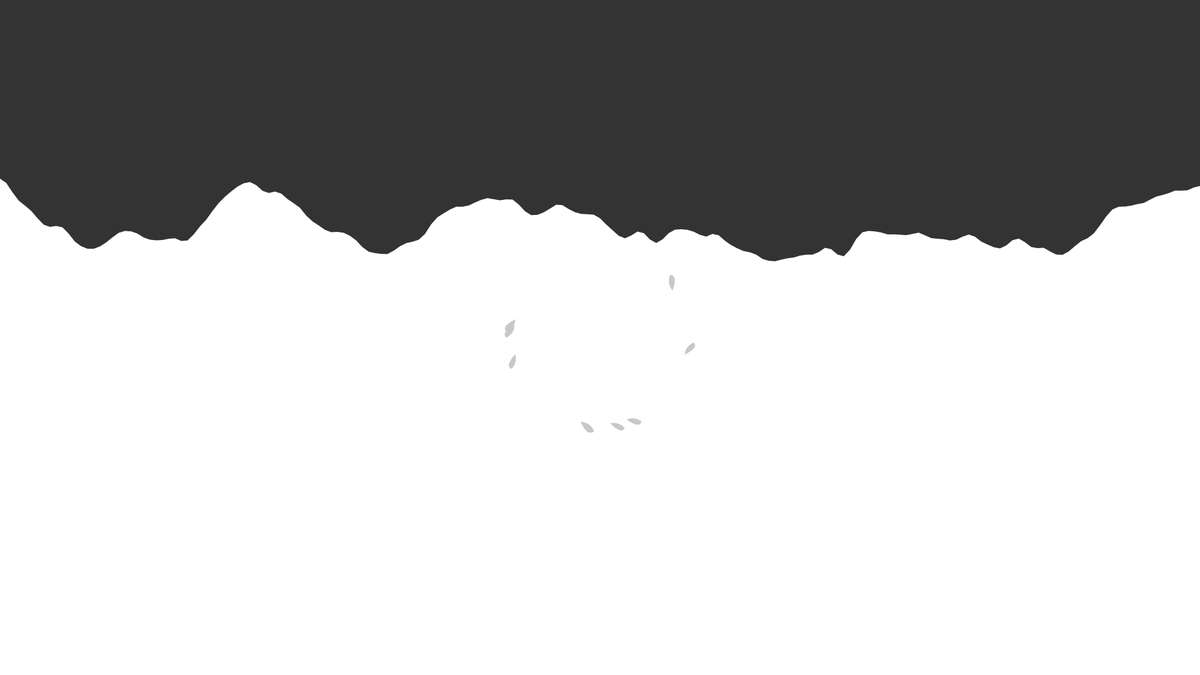
Frame 1 (no input)
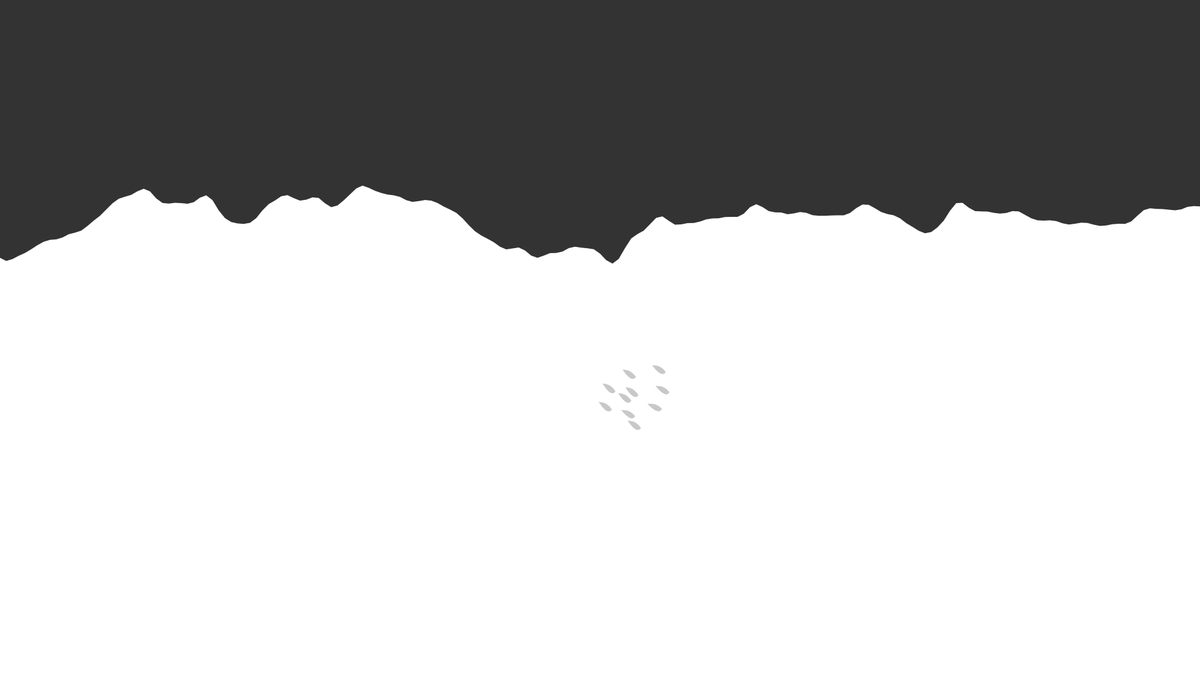
Frame 60 (no input)
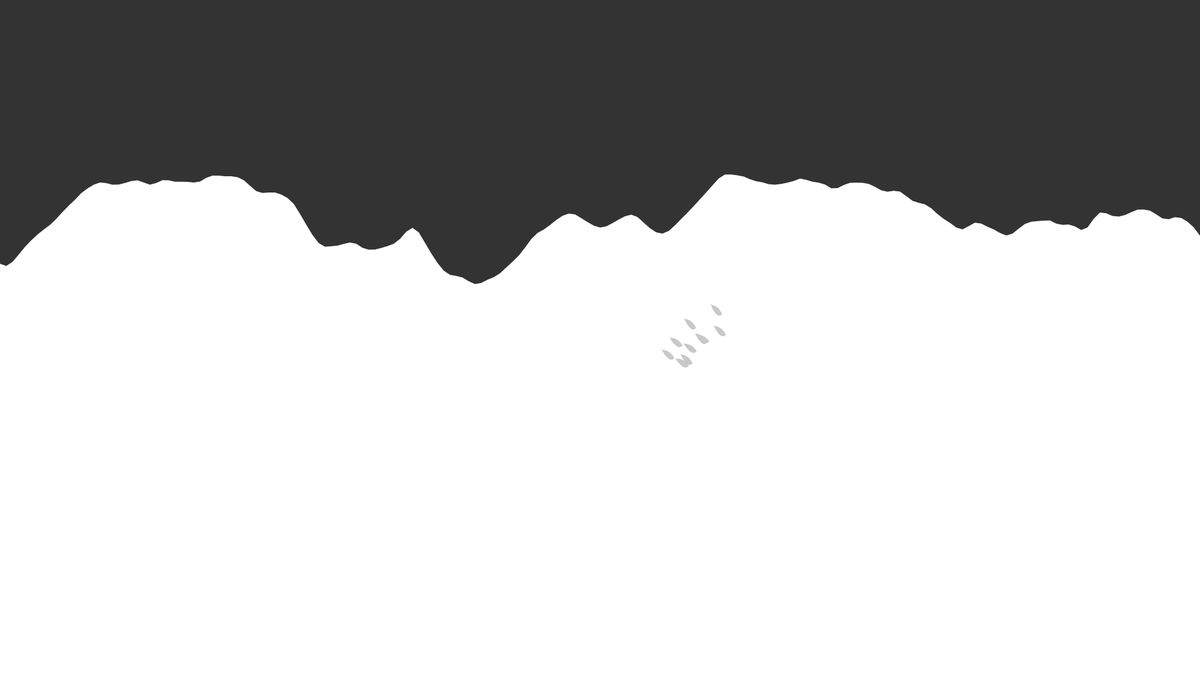
Frame 120 (the mouse pressed at the canvas centre since frame 60)

The p5.js sketch that drew these frames (run headless with seeded random() and noise() and a simulated clock; from frame 60 on, the mouse is pressed at the canvas centre):

// p5.js sketch
// ── sketch.js
var flock;

//fish
var offset = 100;
var x;
var y;
var Scale_Size;
var dir;

//water
var yoff = 0.0;
var xoff = 0.0;
var water_y;

//Color Picker
var topBoundary = 0;
var bottomBoundary = 0;

var boundary0 = 0;
var boundary1 = 0;
var boundary2 = 0;
var boundary3 = 0;
var boundary4 = 0;
var boundary5 = 0;
var boundary6 = 0;

var buttonSize = 100;

var currentColor = "black";
var brushSize = 10;

var currentArea = "";

////Here We Start to LOOP!
function setup() {
  createCanvas(1920,1080);
  createP();
  
  flock = new Flock();
  // Add an initial set of boids into the system
  for (var i = 0; i < 10; i++) {
    //generate starting from the center of the canvas 
    var b = new Boid(width/2,height/2);
    flock.addBoid(b);
  }
}

//DRAWING STARTS HERE!
function draw() {
  background(color(104,149,197));
  //here is the color piker
    // topBoundary = 400;
    // bottomBoundary = height;
    // boundary0 = 0;
    // boundary1 = width;
    // boundary2 = 200;
    // boundary3 = 300;
    // boundary4 = 400;
    // boundary5 = 500;
    // boundary6 = width;
  noStroke();
  drawWater()
  flock.run();
}

// Add a new boid into the System
function mouseDragged() {
  flock.addBoid(new Boid(mouseX,mouseY));
}

function Flock() {
  // An array for all the boids
  this.boids = []; // Initialize the array
}

Flock.prototype.run = function() {
  for (var i = 0; i < this.boids.length; i++) {
    this.boids[i].run(this.boids);  // Passing the entire list of boids to each boid individually
  }
}

Flock.prototype.addBoid = function(b) {
  this.boids.push(b);
}

// Boid class
// Methods for Separation, Cohesion, Alignment added

function Boid(x,y) {
  this.acceleration = createVector(0,0);
  this.velocity = createVector(random(-1,1),random(-1,1));
  this.position = createVector(x,y);
  this.r = 3.0;
  this.maxspeed = 3;    // Maximum speed
  this.maxforce = 0.05; // Maximum steering force
}

Boid.prototype.run = function(boids) {
  this.flock(boids);
  this.update();
  this.borders();
  this.render();
}

Boid.prototype.applyForce = function(force) {
  // We could add mass here if we want A = F / M
  this.acceleration.add(force);
}

// We accumulate a new acceleration each time based on three rules
Boid.prototype.flock = function(boids) {
  var sep = this.separate(boids);   // Separation
  var ali = this.align(boids);      // Alignment
  var coh = this.cohesion(boids);   // Cohesion
  // Arbitrarily weight these forces
  sep.mult(1.3);
  ali.mult(1.0);
  coh.mult(1.0);
  // Add the force vectors to acceleration
  this.applyForce(sep);
  this.applyForce(ali);
  this.applyForce(coh);
}

// Method to update location
Boid.prototype.update = function() {
  // Update velocity
  this.velocity.add(this.acceleration);
  // Limit speed
  this.velocity.limit(this.maxspeed);
  this.position.add(this.velocity);
  // Reset accelertion to 0 each cycle
  this.acceleration.mult(0);
}

// A method that calculates and applies a steering force towards a target
// STEER = DESIRED MINUS VELOCITY
Boid.prototype.seek = function(target) {
  var desired = p5.Vector.sub(target,this.position);  // A vector pointing from the location to the target
  // Normalize desired and scale to maximum speed
  desired.normalize();
  desired.mult(this.maxspeed);
  // Steering = Desired minus Velocity
  var steer = p5.Vector.sub(desired,this.velocity);
  steer.limit(this.maxforce);  // Limit to maximum steering force
  return steer;
}

function drawWater() {
  background(51);
  fill(255);
  beginShape();
  xoff = yoff;
  
  //iteration over horizentail
  for (var water_x = 0; water_x <= width; water_x += 10){
    //caculate a y value according to noise, map to (0,1)
    var water_y = map(noise(xoff, yoff), 0, 1, 500, 180);
    //vertex
    vertex(water_x, water_y);
    xoff += 0.05;
  }
  yoff += 0.01;
  vertex(width, height);
  vertex(0, height);
  endShape(CLOSE);
  }
  
function drawFish(x,y,Scale_Size, dir) {
    fill(color(254,77,17));
    stroke(200);
  push();
  translate(x,y);
  scale(Scale_Size);
  beginShape();
  vertex(1.0*dir, -0.7);
  bezierVertex(1.0*dir, -0.7, 0.4*dir, -1.0, 0.0, 0.0);
  bezierVertex(0.0, 0.0, 1.0*dir, 0.4, 1.0*dir, -0.7); 
  endShape(CLOSE);
  pop();
  
  function drawColorPiker(){
    
  }

}

  Boid.prototype.render = function() {
    // Draw a triangle rotated in the direction of velocity
    var theta = this.velocity.heading() + radians(90);
    fill(180);
    stroke(200);
    push();
    translate(this.position.x,this.position.y);
    rotate(theta);
    drawFish(100, 100, 5, 3);
    scale(mouseX/60.0);
    drawFish(100,100,3,1);
    scale(mouseY*2.0);
    drawFish(100,100,3,1);
    pop();
  
  }
  
  
  // Wraparound
  Boid.prototype.borders = function() {
    if (this.position.x < -this.r)  this.position.x = width +this.r;
    if (this.position.y < -this.r)  this.position.y = height+this.r;
    if (this.position.x > width +this.r) this.position.x = -this.r;
    if (this.position.y > height+this.r) this.position.y = -this.r;
  }
  
  // Separation
  // Method checks for nearby boids and steers away
  Boid.prototype.separate = function(boids) {
    var desiredseparation = 25.0;
    var steer = createVector(0,0);
    var count = 0;
    // For every boid in the system, check if it's too close
    for (var i = 0; i < boids.length; i++) {
      var d = p5.Vector.dist(this.position,boids[i].position);
      // If the distance is greater than 0 and less than an arbitrary amount (0 when you are yourself)
      if ((d > 0) && (d < desiredseparation)) {
        // Calculate vector pointing away from neighbor
        var diff = p5.Vector.sub(this.position,boids[i].position);
        diff.normalize();
        diff.div(d);        // Weight by distance
        steer.add(diff);
        count++;            // Keep track of how many
      }
    }
    // Average -- divide by how many
    if (count > 0) {
      steer.div(count);
    }
  
    // As long as the vector is greater than 0
    if (steer.mag() > 0) {
      // Implement Reynolds: Steering = Desired - Velocity
      steer.normalize();
      steer.mult(this.maxspeed);
      steer.sub(this.velocity);
      steer.limit(this.maxforce);
    }
    return steer;
  }
  
  // Alignment
  // For every nearby boid in the system, calculate the average velocity
  Boid.prototype.align = function(boids) {
    var neighbordist = 50;
    var sum = createVector(0,0);
    var count = 0;
    for (var i = 0; i < boids.length; i++) {
      var d = p5.Vector.dist(this.position,boids[i].position);
      if ((d > 0) && (d < neighbordist)) {
        sum.add(boids[i].velocity);
        count++;
      }
    }
    if (count > 0) {
      sum.div(count);
      sum.normalize();
      sum.mult(this.maxspeed);
      var steer = p5.Vector.sub(sum,this.velocity);
      steer.limit(this.maxforce);
      return steer;
    } else {
      return createVector(0,0);
    }
  }
  
  // Cohesion
  // For the average location (i.e. center) of all nearby boids, calculate steering vector towards that location
  Boid.prototype.cohesion = function(boids) {
    var neighbordist = 50;
    var sum = createVector(0,0);   // Start with empty vector to accumulate all locations
    var count = 0;
    for (var i = 0; i < boids.length; i++) {
      var d = p5.Vector.dist(this.position,boids[i].position);
      if ((d > 0) && (d < neighbordist)) {
        sum.add(boids[i].position); // Add location
        count++;
      }
    }
    if (count > 0) {
      sum.div(count);
      return this.seek(sum);  // Steer towards the location
    } else {
      return createVector(0,0);
    }
  }
